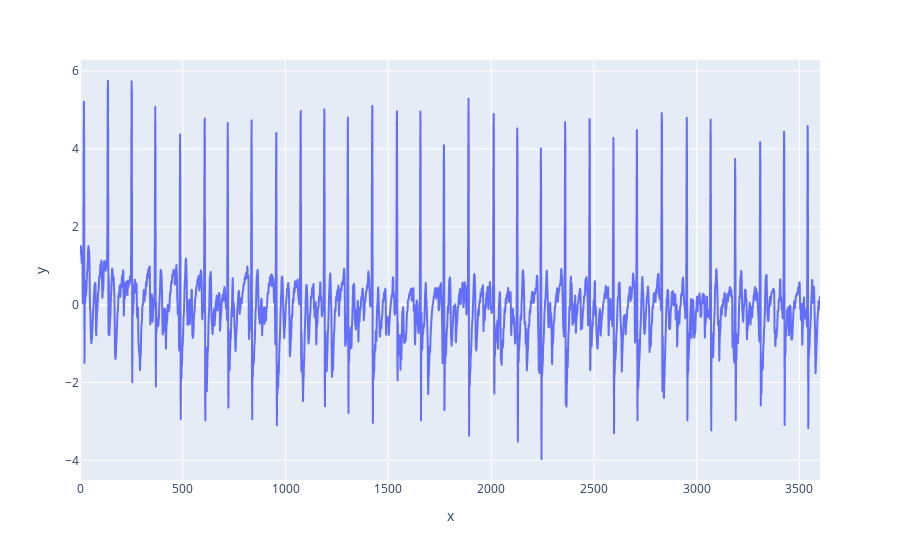

Notebook cell for this chart:
### Code cell
from preprocessing import lowpass_fir_record, resample_record, normalise_record, crop_random_and_pad_sample
import numpy as np
# Lowpass filter and resample
fs = 260
resample_fs = 120
order = 512
cutoff = 60
crop_length = 30
ecg_lp = lowpass_fir_record(ecg, fs, order, cutoff)
ecg_rs = resample_record(ecg_lp, fs, resample_fs)
ecg_n = normalise_record(ecg_rs, np.mean(ecg), np.std(ecg))

# Crop and pad
sample = crop_random_and_pad_sample(ecg_n, resample_fs, crop_length)
px.line(y=sample)

### Figure 1 — Plotly figure (JSON) as saved in the notebook; plotly's stock layout.template omitted (floating-point values rounded to 4 significant figures; data arrays with more than 128 entries replaced by an {"elided": "..."} marker saying what was removed)
{"data": [{"hovertemplate": "x=%{x}<br>y=%{y}<extra></extra>", "legendgroup": "", "line": {"color": "#636efa", "dash": "solid"}, "marker": {"symbol": "circle"}, "mode": "lines", "name": "", "showlegend": false, "type": "scattergl", "x": {"elided": "3601 int values"}, "xaxis": "x", "y": {"elided": "3601 float values"}, "yaxis": "y"}], "layout": {"legend": {"tracegroupgap": 0}, "margin": {"t": 60}, "xaxis": {"anchor": "y", "domain": [0, 1], "title": {"text": "x"}}, "yaxis": {"anchor": "x", "domain": [0, 1], "title": {"text": "y"}}}}
